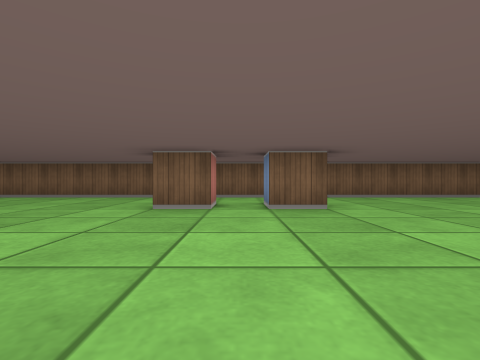
[1] (above)

20 first-person views from a walk through a cub3D level. The camera is about half as high as the walls, looks level and sees 85° across. The floor is counted in squares. Each view is taken from the middle of a square. On the plan, view 1 faces up. The plan holds only what a view shows up to about 9 squares ahead; the rest is blank.

[2]
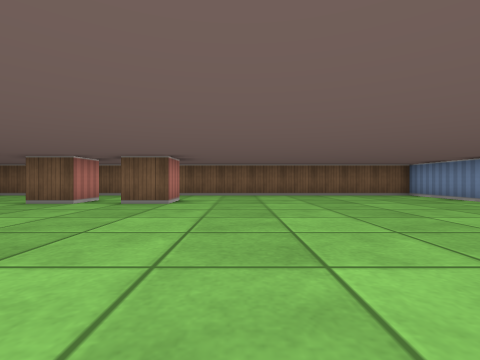

[3]
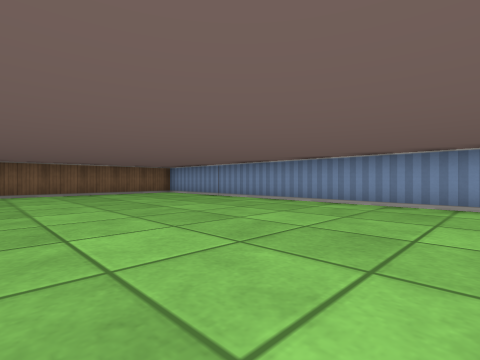

[4]
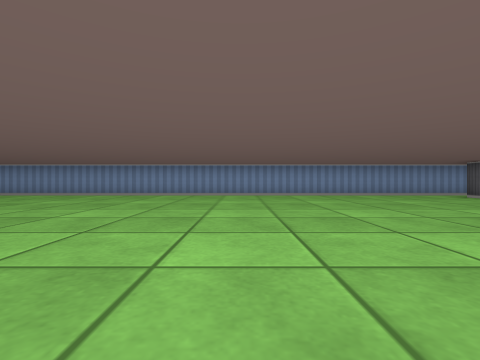

[5]
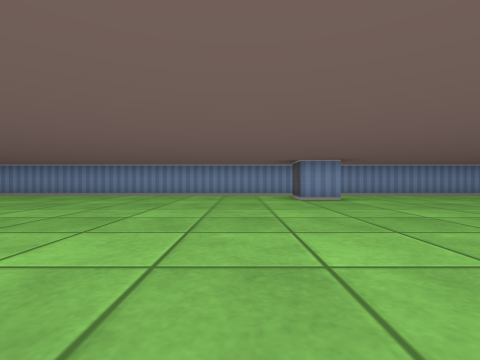

[6]
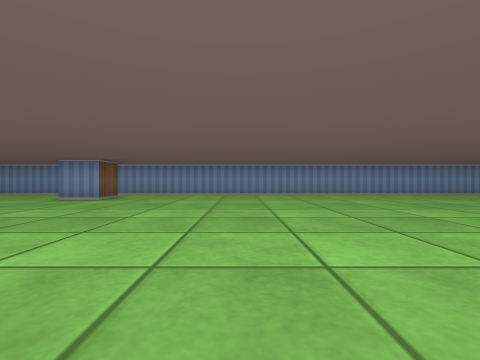

[7]
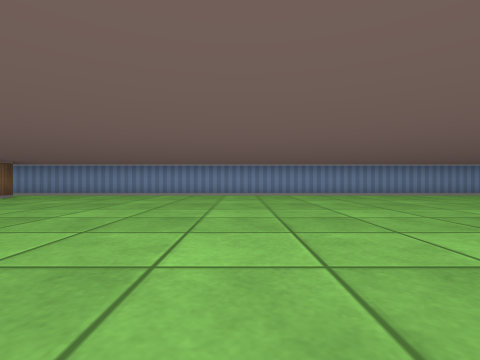

[8]
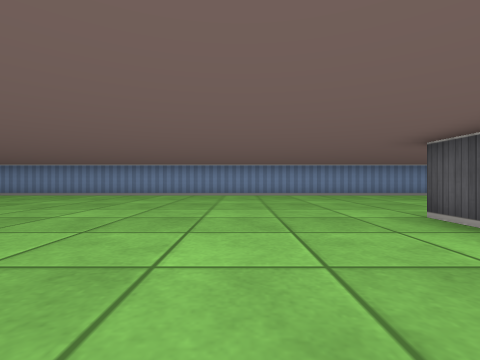

[9]
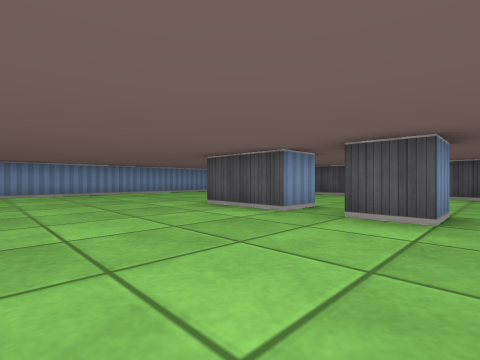

[10]
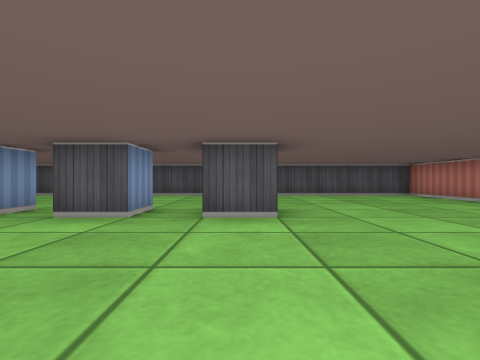

[11]
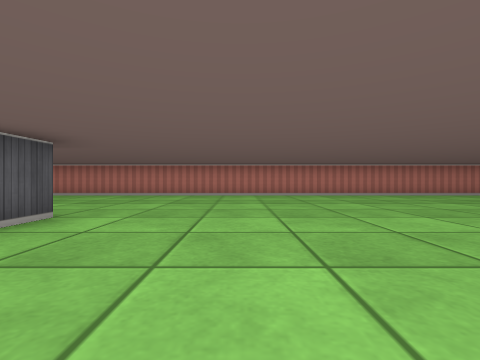

[12]
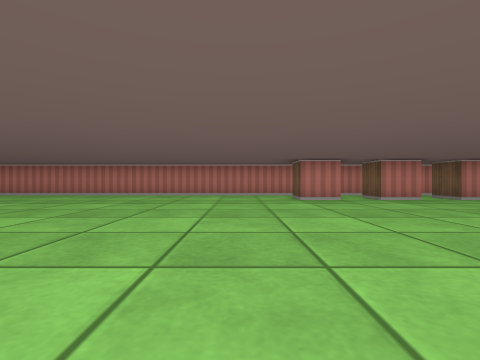

[13]
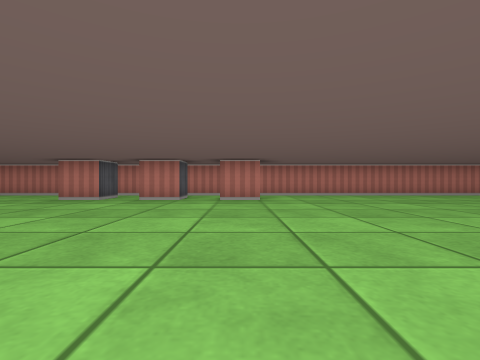

[14]
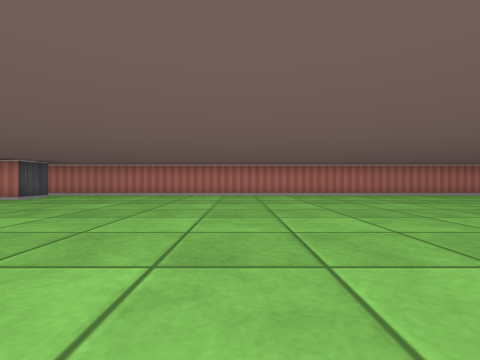

[15]
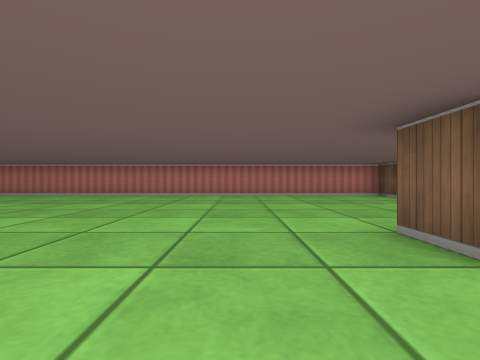

[16]
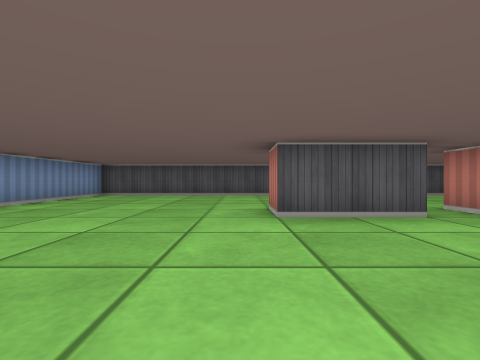

[17]
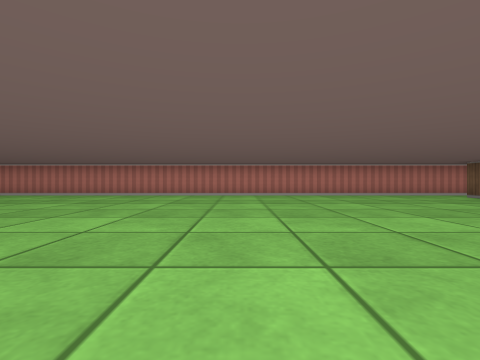

[18]
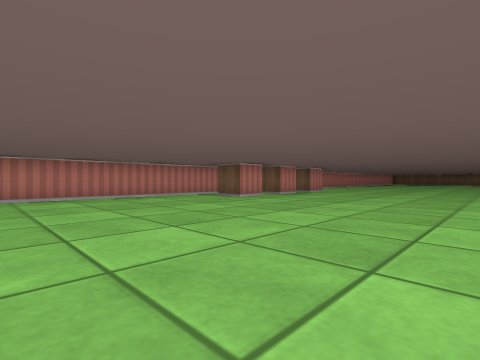

[19]
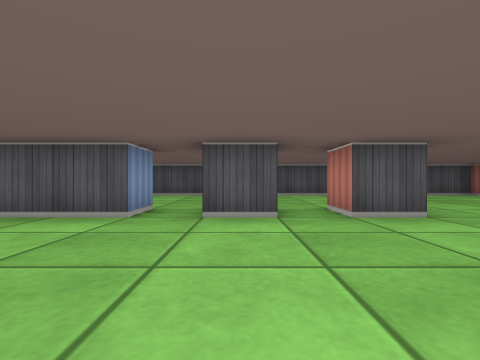

[20]
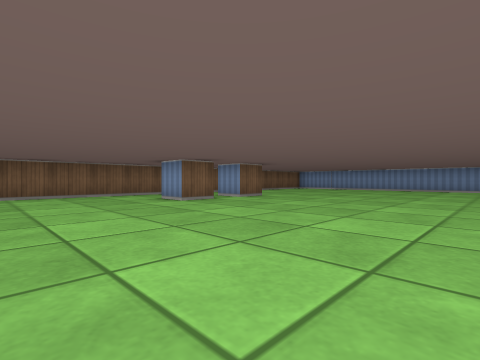

### Floor plan
Points are (right, up) in squares from view 1. A wall is a line through its corners. A room is listed if a view was taken in it or the views show most of it. See-through windows are left out.
Room 1 (views 1, 2, 3, 4, 5, 6, 7, 8, 9, 10, 11, 12, 13, 14, 15, 16, 17, 18, 19, 20)
walls: (7.5, -13.5) (6.5, -13.5) (6.5, -12.5) (7.5, -12.5); (-6.5, -12.5) (-5.5, -12.5) (-5.5, -13.5) (-6.5, -13.5); (-6.5, -14.5) (-5.5, -14.5) (-5.5, -15.5) (-6.5, -15.5); (-6.5, -10.5) (-5.5, -10.5) (-5.5, -11.5) (-6.5, -11.5); (-2.6, -28.5) (-1.5, -28.5) (-1.5, -29.5); (1.5, -29.5) (1.5, -28.5) (3.5, -28.5) (3.5, -29.5); (-0.5, -29.5) (-0.5, -28.5) (0.5, -28.5) (0.5, -29.5); (1.5, 5.5) (1.5, 4.5) (0.5, 4.5) (0.5, 5.5); (-0.5, 5.5) (-0.5, 4.5) (-1.5, 4.5) (-1.5, 5.5); (8.5, -33.5) (8.5, 7.5) (-7.5, 7.5) (-7.5, -33.5) (8.5, -33.5)

Positions as (right, up) in squares from view 1, and headings:
1: (0, 0), facing up
2: (3, -1), facing up
3: (3, -2), facing up-right
4: (0, -6), facing right
5: (0, -11), facing right
6: (0, -17), facing right
7: (0, -20), facing right
8: (0, -26), facing right
9: (-1, -25), facing down-right
10: (-2, -25), facing down
11: (1, -26), facing left
12: (1, -17), facing left
13: (1, -11), facing left
14: (1, -5), facing left
15: (1, 3), facing left
16: (4, -25), facing down
17: (1, -22), facing left
18: (0, -21), facing up-left
19: (0, -25), facing down
20: (-5, -1), facing up-right
